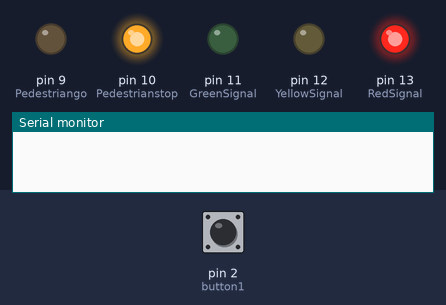
A sketch run on a simulated Arduino Uno, built with avr-gcc and run on an emulated ATmega328P. Parts: output pins drawn as LEDs (lit = HIGH), the last lines printed to the serial monitor. The inputs (shaded band) are chosen by the test bench; at power-on: pin 2 (button1) LOW.

Above: at 1.2 s.
1.3 s: pin 2 (button1) pulled HIGH for 0.15 s
At 8.2 s:
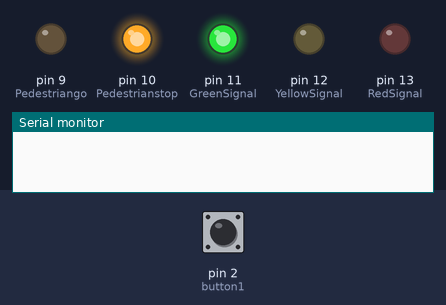
At 20.5 s:
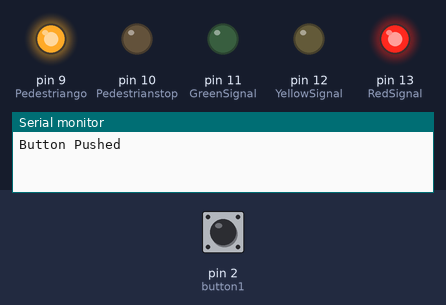
Timing chart, 0 to 22.0 s (numbered marks = the images above; inputs shaded):
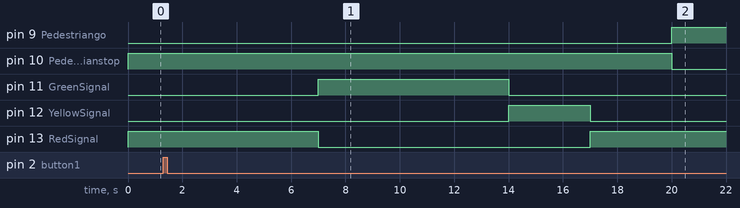

Measured:
- after the input at 1.3 s, pin 9 (Pedestriango): LOW → HIGH after 18.7 s; pin 10 (Pedestrianstop): HIGH → LOW after 18.7 s; pin 11 (GreenSignal): goes on until 14.0 s, then stays LOW; pin 13 (RedSignal): goes on until 17.0 s, then stays HIGH

The sketch:

task_21.ino
```cpp
const int button1 = 2; //interrupt button pin:2
int RedSignal = 13;
int YellowSignal = 12;
int GreenSignal = 11;
int Pedestrianstop = 10;
int Pedestriango = 9;
bool buttonPedestrian = false;
void setup()
{
//declaring RedSignal, YellowSignal, GreenSignal, Pedestriango,Pedestrianstop as outputs
pinMode(RedSignal, OUTPUT);
pinMode(GreenSignal, OUTPUT);
pinMode(YellowSignal, OUTPUT);
pinMode(Pedestriango, OUTPUT);
pinMode(Pedestrianstop, OUTPUT);
Serial.begin(9600); // setting up serial communication
pinMode(button1, INPUT); // declaring the pushbutton pin as an input
attachInterrupt(digitalPinToInterrupt(button1), buttonPedestrian_InterruptServiceRoutine, HIGH);
}
void loop()
{
digitalWrite(RedSignal, HIGH);
digitalWrite(Pedestrianstop, HIGH);
if (buttonPedestrian == true)
{
Serial.println("Button Pushed");
//RedSignal for the drivers
digitalWrite(RedSignal, HIGH);
delay(3000);
digitalWrite(Pedestrianstop, LOW);
digitalWrite(Pedestriango, HIGH); // Pedestrians Can Cross
delay(15000); // on for 15 seconds
digitalWrite(Pedestriango, LOW);
digitalWrite(Pedestrianstop, HIGH); // Pedestrian Can't Cross
delay(3000); // 3000 millisecond delay
buttonPedestrian = false;
}
else
{
digitalWrite(RedSignal, HIGH); // RedSignal is on
delay(7000);
digitalWrite(RedSignal, LOW); // RedSignal turns off
digitalWrite(GreenSignal, HIGH); // GreenSignal turns on
delay(7000);
digitalWrite(GreenSignal, LOW); // GreenSignal turns off
digitalWrite(YellowSignal, HIGH); // YellowSignal is on
delay(3000);
digitalWrite(YellowSignal, LOW); //YellowSignal is off
}
}
void buttonPedestrian_InterruptServiceRoutine()
{
buttonPedestrian=true;
}
```
